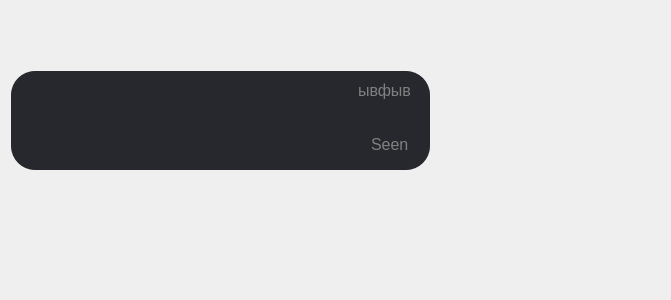
<?xml version="1.0" encoding="UTF-8"?>
<ui version="4.0">
 <class>ServiceMessage</class>
 <widget class="QWidget" name="ServiceMessage">
  <property name="geometry">
   <rect>
    <x>0</x>
    <y>0</y>
    <width>671</width>
    <height>300</height>
   </rect>
  </property>
  <property name="windowTitle">
   <string>Form</string>
  </property>
  <widget class="QFrame" name="Message_">
   <property name="geometry">
    <rect>
     <x>10</x>
     <y>70</y>
     <width>421</width>
     <height>101</height>
    </rect>
   </property>
   <property name="sizePolicy">
    <sizepolicy hsizetype="Expanding" vsizetype="Fixed">
     <horstretch>0</horstretch>
     <verstretch>0</verstretch>
    </sizepolicy>
   </property>
   <property name="minimumSize">
    <size>
     <width>400</width>
     <height>90</height>
    </size>
   </property>
   <property name="maximumSize">
    <size>
     <width>16777215</width>
     <height>220</height>
    </size>
   </property>
   <property name="styleSheet">
    <string notr="true">QFrame {
background-color:rgba(38,40,45,255);
border-radius:25%;
border:2px solid transparent;
}

QFrame:acrtive {
	border:none;
}</string>
   </property>
   <layout class="QVBoxLayout" name="Message" stretch="1,3,1">
    <property name="spacing">
     <number>2</number>
    </property>
    <property name="leftMargin">
     <number>35</number>
    </property>
    <property name="bottomMargin">
     <number>15</number>
    </property>
    <item>
     <widget class="QFrame" name="User">
      <property name="sizePolicy">
       <sizepolicy hsizetype="Preferred" vsizetype="Fixed">
        <horstretch>0</horstretch>
        <verstretch>0</verstretch>
       </sizepolicy>
      </property>
      <property name="styleSheet">
       <string notr="true">border:none;</string>
      </property>
      <layout class="QHBoxLayout" name="_2">
       <property name="spacing">
        <number>15</number>
       </property>
       <property name="topMargin">
        <number>0</number>
       </property>
       <property name="bottomMargin">
        <number>5</number>
       </property>
       <item alignment="Qt::AlignRight">
        <widget class="QLabel" name="date_label">
         <property name="sizePolicy">
          <sizepolicy hsizetype="Fixed" vsizetype="Preferred">
           <horstretch>0</horstretch>
           <verstretch>0</verstretch>
          </sizepolicy>
         </property>
         <property name="styleSheet">
          <string notr="true">color:grey;
font-size:16px;
border:none;</string>
         </property>
         <property name="text">
          <string>&lt;html&gt;&lt;head/&gt;&lt;body&gt;&lt;p&gt;ывфыв&lt;/p&gt;&lt;/body&gt;&lt;/html&gt;</string>
         </property>
        </widget>
       </item>
      </layout>
     </widget>
    </item>
    <item>
     <widget class="QLabel" name="Message_Text">
      <property name="sizePolicy">
       <sizepolicy hsizetype="Preferred" vsizetype="Expanding">
        <horstretch>0</horstretch>
        <verstretch>0</verstretch>
       </sizepolicy>
      </property>
      <property name="styleSheet">
       <string notr="true">color:white;
font-size:16px;
margin-left:30px;
border:none;</string>
      </property>
      <property name="text">
       <string/>
      </property>
     </widget>
    </item>
    <item>
     <widget class="QFrame" name="horizontalFrame">
      <property name="sizePolicy">
       <sizepolicy hsizetype="Preferred" vsizetype="Fixed">
        <horstretch>0</horstretch>
        <verstretch>0</verstretch>
       </sizepolicy>
      </property>
      <property name="maximumSize">
       <size>
        <width>16777215</width>
        <height>20</height>
       </size>
      </property>
      <property name="styleSheet">
       <string notr="true">border:none;
margin:0px;
padding:0px;</string>
      </property>
      <layout class="QHBoxLayout" name="horizontalLayout">
       <property name="topMargin">
        <number>0</number>
       </property>
       <property name="rightMargin">
        <number>11</number>
       </property>
       <property name="bottomMargin">
        <number>0</number>
       </property>
       <item alignment="Qt::AlignRight">
        <widget class="QLabel" name="WasSeenlabel">
         <property name="sizePolicy">
          <sizepolicy hsizetype="Fixed" vsizetype="Preferred">
           <horstretch>0</horstretch>
           <verstretch>0</verstretch>
          </sizepolicy>
         </property>
         <property name="styleSheet">
          <string notr="true">color:grey;
font-size:16px;
border:none;</string>
         </property>
         <property name="text">
          <string>Seen</string>
         </property>
        </widget>
       </item>
      </layout>
     </widget>
    </item>
   </layout>
  </widget>
 </widget>
 <resources/>
 <connections/>
</ui>
